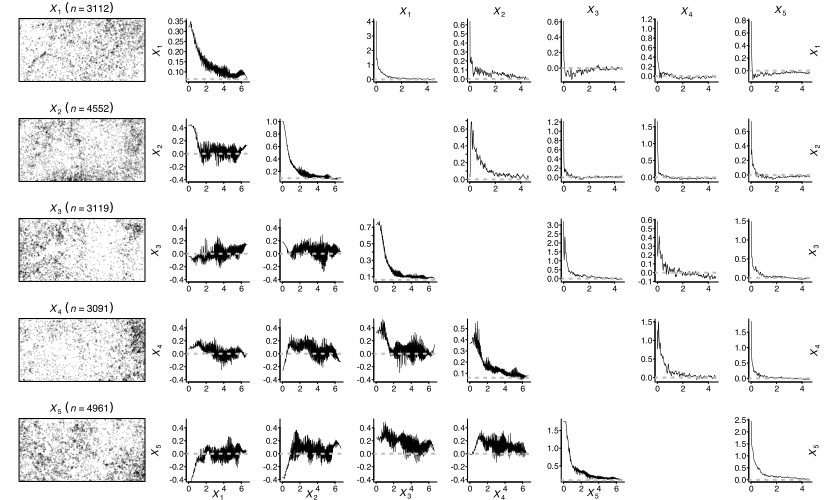

Generate this figure with R:
#######################################################
###### Import packages, functions, and BCI data #######
#######################################################

library(dplyr)
library(stringr)
library(spatstat)
library(viridis)
library(ggplot2)
library(cowplot)
source("../../func/func_bci.R", chdir = T) 

### Import BCI data
load("../../data/bci/140709MR_bci7.Rda")
load("../../data/bci/140709MR_bci.covars.Rda")
# Below code is copied from Jalilian et al. (2015)'s supplementary material to 
# select the five tree species
ab = which((table(bci7$marks) > 3000) & (table(bci7$marks) < 5000))
markset = names(ab)[-(5:6)]
ind = bci7$marks %in% markset
X = bci7[ind]
X$marks = as.factor(as.character(bci7$marks[ind]))

### Define some functions for visualization
# Plot the kernel spectral density estimate (KSDE)
plot.spec.fun = function(mat.in.list, freq.list, ylim = NULL){
  omega.comb = as.data.frame(freq.list$omega.comb)
  omega.comb$Density = as.vector(t(mat.in.list))
  omega.comb$dist = sqrt(omega.comb$omega1^2 + omega.comb$omega2^2)
  df.plot = group_by(omega.comb, dist) %>%
    summarise(avg.density = mean(Density), num.avg = n())
  plot(df.plot$dist, df.plot$avg.density,
       xlab = "", ylab = "", main = "", ylim = ylim,
       type = "l", bty = "l",
       col = "black", lwd = 0.5,
       las = 1,
       xaxt = 'n',
       tck = -0.025, mgp = c(3, .3, 0), cex.axis = 1)
  axis(1, at = c(0,2,4,6), tck = -0.025, mgp = c(3, 0.2, 0), cex.axis = 1)
}

# Plot the pair correlation function
plot.PCF.fun = function(ppp, i, j, lambda){
  pcf.ij = pcfcross.inhom(ppp, i, j, lambda[[i]], lambda[[j]], correction = "Ripley")
  plot.fv(pcf.ij, iso - 1 ~ r,
          xlab = "", ylab = "", main = "",
          bty = "l", las = 1,
          col = "black", lwd = 0.5,
          xaxt = 'n',
          tck = -0.025, mgp = c(3, .3, 0), cex.axis = 1)
  abline(h = 0, col = "gray", lty = "dotted", lwd = 2)
  axis(1, at = c(0,2,4), tck = -0.025, mgp = c(3, 0.2, 0), cex.axis = 1)
}


### Other specifications for spectral analysis
a = 0.025 # Data taper
# Rescale the observational domain of the BCI data
scale.factor = 20
unitname(X) = c("metre", "metres")
for (i in 1:length(bci.covars)){
  unitname(bci.covars[[i]]) = c("metre", "metres")
}
X = rescale(X, scale.factor)
for (i in 1:length(bci.covars)){
  bci.covars[[i]] = rescale(bci.covars[[i]], scale.factor) 
}




#################################################
###### Calculate the KSDE of the BCI data #######
#################################################

### Fit the log-linear model of the intensity functions
Xs = split.ppp(X)
inten.li = vector("list", length(Xs)); names(inten.li) = names(Xs)
m.covariate = " ~ x + y + x:y + Cu + dem + grad + K + mrvbf + Nmin + P + pH + solar + twi"
cate = levels(marks(X))
cate.comb = cate.comb.fun(cate)
for (i in 1:length(Xs)){
  inten.li[[i]] = predict.ppm(ppm(as.formula(paste0("Xs$", names(Xs)[i], m.covariate)),
                                  data = bci.covars))
}

### Select the bandwidth by cross-validation:
band.range = seq(0.5, 0.8, .01) # Specify the bandwidth candidate to compute
cv = bandwidth.cv.fun(ppp = X, inten.formula = m.covariate,
                      data.covariate = bci.covars, band.range = band.range,
                      endpt = 1.5, equal = T, a = a)
# Plot the spectral diverenge and select the bandwidth = 0.62
plot(cv$Result[1,], cv$Result[2,],
     xlab = "Bandwidth", ylab = expression(italic(L)(italic(b))),
     type = "l", bty = "l", las = 1, lwd = 2, col = "gray30")
abline(v = cv$`Optimal bandwidth`, col = "#0047ab", lwd = 2, lty = "dashed") 



### Given the bandwidth above, compute the KSDE
period.smooth.mat = period.2Dsmooth.fun(ppp = X,
                                        inten.formula = m.covariate,
                                        data.covariate = bci.covars,
                                        bandwidth = cv$`Optimal bandwidth`,
                                        endpt = 1.5, equal = T, a = a)
saveRDS(period.smooth.mat, "bci_ksde.rds")
period.smooth.list.Re = lapply(period.smooth.mat, Re) # Extract the real part of the KSDE
mostattributes(period.smooth.list.Re) = attributes(period.smooth.mat)
H.mat = Hmatrix(period.smooth.mat, X) # This will be used to plot the asymptote line of the marginal KSDE later







#################################
####### Generate figure 2 #######
#################################

### Based on the KSDE, compute the coherence estimate
coh.li = vector("list", length(period.smooth.list.Re))
names(coh.li) = names(period.smooth.list.Re)
for (k in seq_along(period.smooth.list.Re)){
  if (cate.comb[k, 1] != cate.comb[k, 2]){ # For the cross cases, plot the coherence
    coh.li[[k]] = period.smooth.list.Re[[k]]/sqrt(period.smooth.list.Re[[paste0(rep(cate.comb[k, 1],2), collapse=", ")]]*period.smooth.list.Re[[paste0(rep(cate.comb[k, 2],2), collapse=", ")]])
  }else{ # For marginal cases, just plot the KSDE
    coh.li[[k]] = period.smooth.list.Re[[k]]
  }
}

### Specify the layout of the plot
idx.1 = seq_along(cate)
idx.2 = (length(cate)+1):(length(cate)+1*sum(seq_along(cate)))
idx.3 = (idx.2[length(idx.2)]+1):(length(cate)+2*sum(seq_along(cate)))

mat.layout = matrix(0, nrow = length(cate), ncol = 1 + 1 + length(cate) + 2)
mat.layout[, 1] = idx.1
mat.layout.right1 = mat.layout[, 3:(3+length(cate)-1)]
mat.layout.right1[lower.tri(mat.layout.right1, diag = T)] = idx.2
mat.layout[, 3:(3+length(cate)-1)] = mat.layout.right1
mat.layout.right2 = mat.layout[, 5:ncol(mat.layout)]
up.tri.idx = which(upper.tri(mat.layout.right2, diag = T), arr.ind = T)
mat.layout.right2[up.tri.idx[order(up.tri.idx[,1]), ]] = idx.3
mat.layout[, 5:ncol(mat.layout)] = mat.layout.right2

### Plot figure 2
cairo_pdf("figure_2.pdf", width = 8.25, height = 5, bg = "transparent")
layout(mat.layout, widths = c(1.75, 0.05, rep(1, length(cate) + 2)))

title.idx.l = (length(cate)+1):(2*length(cate))
title.idx.b = cumsum(c(2*length(cate), (length(cate)-1):1))
title.idx.t = (max(title.idx.b)+1):(max(title.idx.b)+length(cate))
title.idx.r = cumsum(c(max(title.idx.t), (length(cate)-1):1))
names(title.idx.l) = names(title.idx.b) = names(title.idx.t) = names(title.idx.r) = cate

r = 1
# Plot the point pattern
for (i in seq_along(Xs)){
  par(mar = c(1.6,0,1.6,0), font.main = 1, cex = 0.5)
  plot.ppp(Xs[[i]], pch = 16, cex = .1, main = "")
  title(bquote(italic(X)[.(i)] ~ (italic('n') ~ "=" ~ .(Xs[[i]]$n))),
        line = 0.7)
  r = r + 1
}
# Plot the marginal KSDE and coherence
for (k in seq_along(coh.li)){
  par(mar = c(1.8,1.75,1.9,1.3))

  if (cate.comb[k,1] == cate.comb[k,2]){
    plot.spec.fun(coh.li[[k]], attr(period.smooth.list.Re, "freq.list"))
  }else{
    plot.spec.fun(coh.li[[k]], attr(period.smooth.list.Re, "freq.list"), ylim = c(-0.4,0.5))
  }
  
  if (r %in% title.idx.l){
    mtext(text = bquote(italic(X)[.(which(title.idx.l %in% r))]),
          side = 2, cex = 0.6, line = 2.2)
  }
  if (r %in% title.idx.b){
    mtext(text = bquote(italic(X)[.(which(title.idx.b %in% r))]),
          side = 1, cex = 0.6, line = 1)
  }
  
  if (cate.comb[k,1] == cate.comb[k,2]){
    abline(h = (2*pi)^(-2)*H.mat$H_h2l.val[cate.comb[k,1], cate.comb[k,2]]/H.mat$H_h2,
           col = "gray", lty = "dotted", lwd = 2)
  }else{
    abline(h = 0, col = "gray", lty = "dotted", lwd = 2)
  }
  
  r = r + 1
}
# Plot the pair correlation functions
for (k in seq_along(period.smooth.list.Re)){
  par(mar = c(1.8,1.75,1.9,1.3))
  plot.PCF.fun(ppp = X, i = cate.comb[k,1], j = cate.comb[k,2], lambda = inten.li)
  
  if (r %in% title.idx.t){
    mtext(text = bquote(italic(X)[.(which(title.idx.t %in% r))]),
          side = 3, cex = 0.6)
    
  }
  if (r %in% title.idx.r){
    mtext(text = bquote(italic(X)[.(which(title.idx.r %in% r))]),
          side = 4, cex = 0.6)
  }
  
  r = r + 1
}

dev.off()
